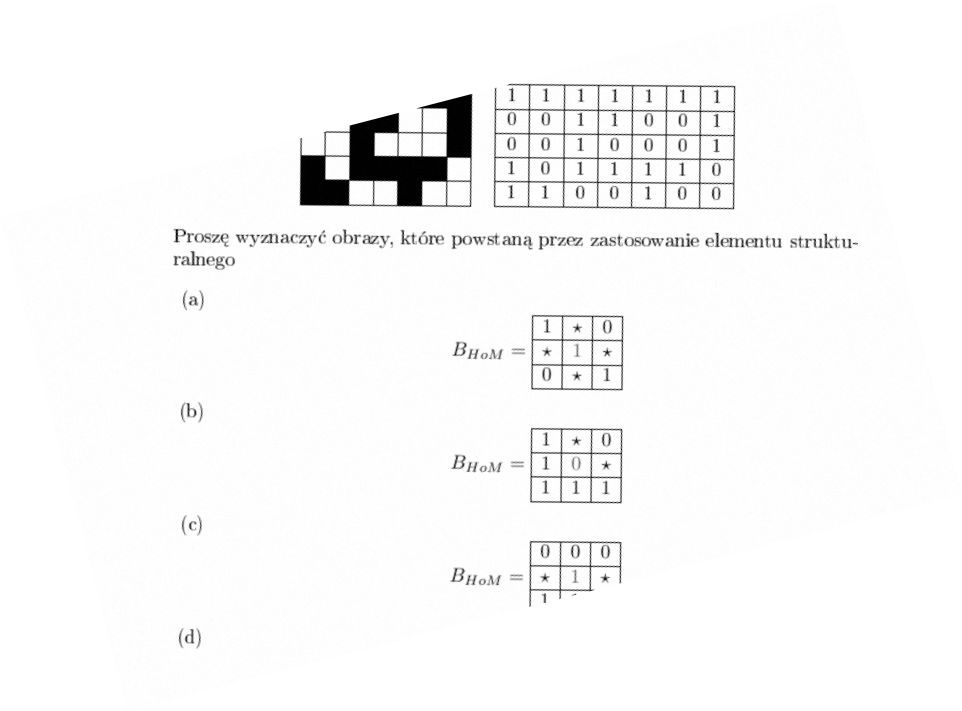
#> input picture lab06/22/rotated.png, 962 x 711 px, found by its file name
$ python 22.py
#> lines starting #> are read from the running program, lines starting #| are printed output that depends on the picture; after the words box and inside, x2 and y2 are one past the last pixel; in counts of white or black regions, pixels touching at a corner belong together
import numpy as np
import cv2

# image_path = 'lab06/initial data/SzukanieJedynek.png'
image_path = 'lab06/22/rotated.png'
img = cv2.imread(image_path, cv2.IMREAD_GRAYSCALE)
#> img is the input picture: shape (711, 962); min 0, max 255, mean 248

def otsu(img):
    H, _ = np.histogram(img.ravel(), bins=256, range=(-1, 256))
#> H = 256 values, max 314701 at index 255, min 11 at index 10, mean 2671.8

    total = img.size
#> total = 683982

    C = np.cumsum(H) / total
#> C = 256 values from 0.00176 to 1

    intensities = np.arange(256)
    mu = np.sum(intensities * H) / total
#> mu = 248

    mu_t = np.cumsum(intensities * H) / total
#> mu_t = 256 values from 0 to 248

    P0 = C
#> P0 = 256 values from 0.00176 to 1
    P1 = 1 - C
#> P1 = 256 values, max 0.998 at index 0, min 0 at index 255, mean 0.969

    m0 = np.zeros(256)
    m1 = np.zeros(256)

    nonzero_P0 = P0 > 0
    nonzero_P1 = P1 > 0

    m0[nonzero_P0] = mu_t[nonzero_P0] / P0[nonzero_P0]
    m1[nonzero_P1] = (mu - mu_t[nonzero_P1]) / P1[nonzero_P1]

    var_between = P0 * P1 * (m0 - m1) ** 2
#> var_between = 256 values, max 935.8 at index 160, min 0 at index 255, mean 801.7

    T_opt = int(np.argmax(var_between))
#> T_opt = 160

    return T_opt

prog_otsu = otsu(img)
#> prog_otsu = 160
print(prog_otsu)
#| 160

_, threshold_normal = cv2.threshold(img, prog_otsu, 255, cv2.THRESH_BINARY)
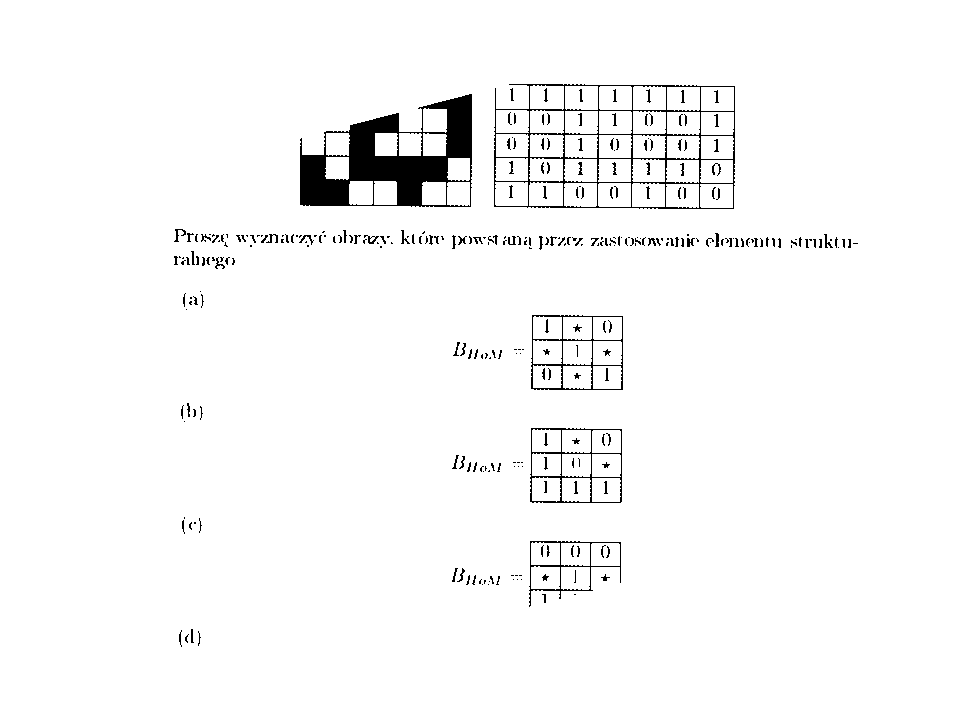
#> threshold_normal: shape (711, 962); 97.2% white; 315 black regions (184 under 20 px), largest, box (x1, y1, x2, y2) and area: (300, 94, 472, 207) 8639, (494, 84, 735, 209) 3110, (531, 315, 623, 390) 872
cv2.imwrite("lab06/22/22_threshold_normal.png", threshold_normal)
_, thresholded = cv2.threshold(img, prog_otsu, 255, cv2.THRESH_BINARY_INV)
# cv2.imwrite("lab06/22/22_threshold2.png", thresholded)

fixing_holes = cv2.getStructuringElement(cv2.MORPH_RECT, (3, 3))

closed = cv2.morphologyEx(thresholded, cv2.MORPH_CLOSE, fixing_holes)
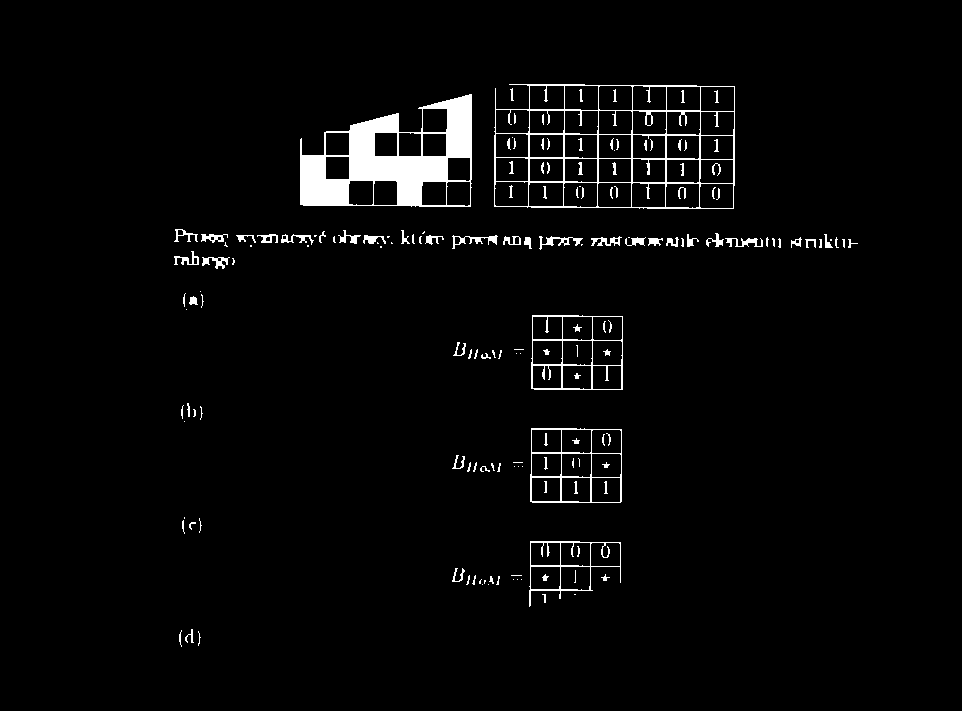
#> closed: shape (711, 962); 3% white; 166 white regions (68 under 20 px), largest, box (x1, y1, x2, y2) and area: (300, 94, 472, 207) 8745, (494, 84, 735, 209) 3795, (531, 315, 623, 390) 1056
# cv2.imwrite("lab06/22/22_closed.png", closed)

# jedynka = np.array([[-1, -1,  -1, -1, -1],
#                     [-1, -1,  0, 0, -1],
#                     [-1, 0,  1, 1, -1],
#                     [-1, 0,  1, 1, -1],
#                     [-1, 0,  1, 1, -1],
#                     [-1, 0,  1, 1, -1],
#                     [-1, 0,  1, 1, -1],
#                     [-1, 0,  1, 1, -1],
#                     [-1, 0,  1, 1, -1],
#                     [-1, 0,  1, 1, -1],
#                     [-1, 0,  1, 1, -1],
#                     [-1, 0,  1, 1, -1],
#                     [-1, 0,  1, 1, -1],
#                     [-1, 0,  1, 1, 1],
#                     [-1, 0,  0, 0, 0],
#                     [-1, -1,  -1, -1, -1]], dtype=np.int8)

jedynka2 = np.array([
                    [-1,   -1,   0,   0,    -1], # 0 czubek
                    [-1,    1,   1,   1,    -1], # 1
                    [-1,    0,   1,   1,    -1], # 2
                    [-1,    0,   1,   1,    -1], # 3
                    [-1,   -1,   1,   1,    -1], # 4
                    [-1,   -1,   1,   1,    -1], # 5
                    [-1,   -1,   1,   1,    -1], # 6
                    [-1,   -1,   1,   1,    -1], # 7
                    [-1,   -1,   1,   1,    -1], # 8
                    [-1,   -1,   1,   1,    -1], # 9
                    [-1,   -1,   1,   1,    -1], # 10
                    [-1,    0,   1,   1,     0], # 11
                    [-1,    0,   1,   1,     0], # 12 podstawa
                    [-1,   -1,  -1,  -1,    -1,]  # 13
                    ], dtype=np.int8)

# jedynka2 = np.flipud(np.fliplr(jedynka2))

idealna_jedynka = np.array([
                    [0, 0,  0], # 13
                    [1, 1,  1], # 12 podstawa
                    [0, 1,  0], # 11
                    [0, 1,  0], # 10
                    [0, 1,  0], # 9
                    [0, 1,  0], # 8
                    [0, 1,  0], # 7
                    [0, 1,  0], # 6
                    [0, 1,  0], # 5
                    [0, 1,  0], # 4
                    [0, 1,  0], # 3
                    [0, 1,  0], # 2
                    [0, 1,  1], # 1
                    [0, 1,  0]  # 0
                    ], dtype=np.uint8)

binary_01 = (closed/255).astype(np.uint8)

hitmiss = cv2.morphologyEx(binary_01, cv2.MORPH_HITMISS, jedynka2)
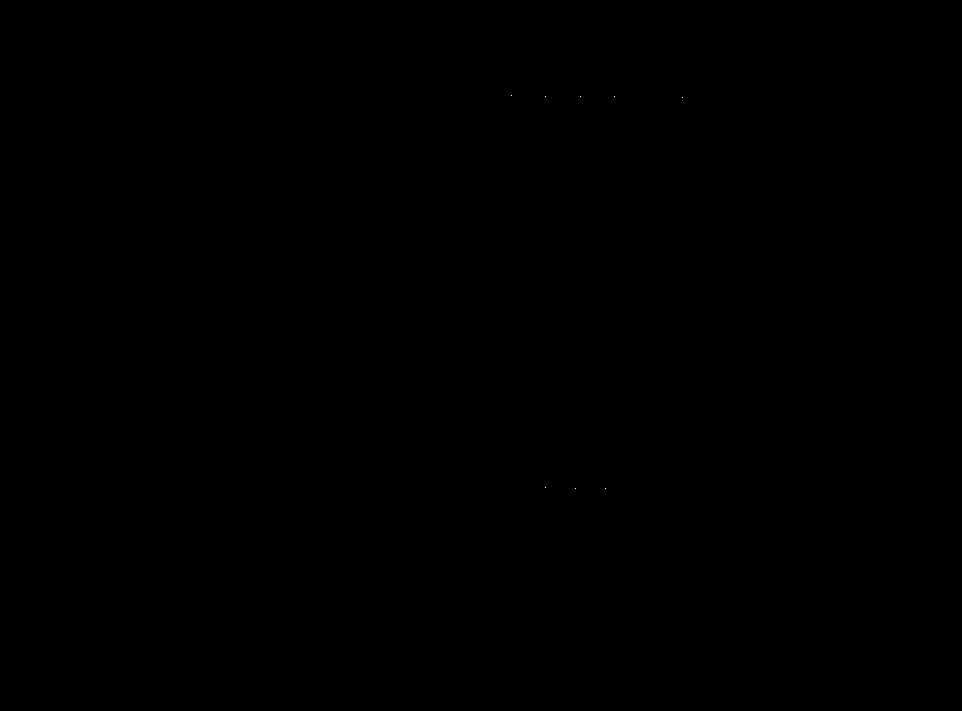
#> hitmiss: shape (711, 962); values 0 (black) and 1 (white), 0% white in thin lines or dots, all inside (x1, y1, x2, y2) = (511, 95, 683, 489)
cv2.imwrite("lab06/22/22_hitmiss.png", hitmiss*255)

dilated_image = cv2.dilate(hitmiss*255, idealna_jedynka, iterations=1)
#> dilated_image: shape (711, 962); 0.02% white in thin lines or dots, all inside (x1, y1, x2, y2) = (510, 89, 684, 495)
cv2.imwrite("lab06/22/22_dilated.png", dilated_image)

inverted = cv2.bitwise_not(dilated_image)
cv2.imwrite("lab06/22/22_inverted.png", inverted)

without_ones = np.where(inverted == 0, 255, threshold_normal).astype(np.uint8)
cv2.imwrite("lab06/22/22_without_ones.png", without_ones)

# cv2.imshow("xd", without_ones)
# cv2.waitKey(0)
# cv2.destroyAllWindows()

$ run again, with lab06/initial data/SzukanieJedynek.png copied over lab06/22/rotated.png
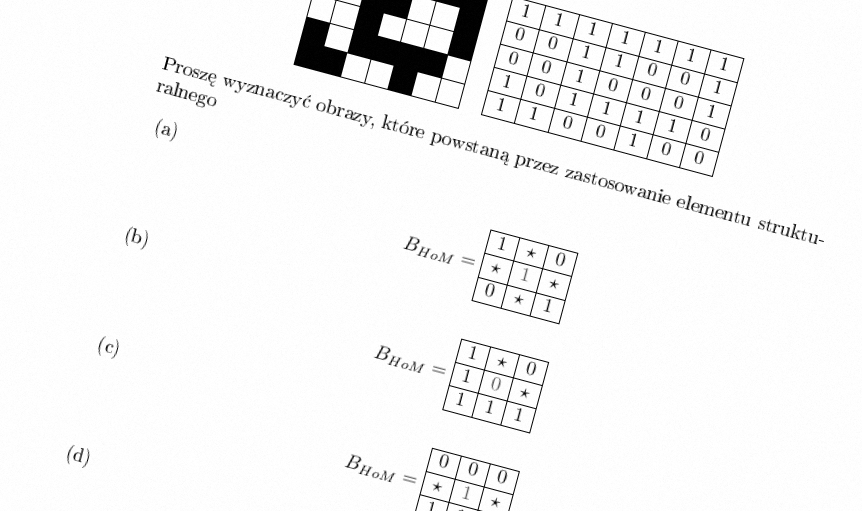
#> input picture lab06/initial data/SzukanieJedynek.png, 862 x 511 px, found by its file name
#> img is the input picture: shape (511, 862); min 0, max 255, mean 244.1
#> H = 256 values, max 136034 at index 255, min 43 at index 23, mean 1720.6
#> C = 256 values from 0.00567 to 1
#> mu = 244.1
#> mu_t = 256 values from 0 to 244.1
#> P0 = 256 values from 0.00567 to 1
#> P1 = 256 values, max 0.994 at index 0, min 0 at index 255, mean 0.954
#> var_between = 256 values, max 1644.5 at index 150, min 0 at index 255, mean 1444.2
#> T_opt = 150
#| 150
#> `_, threshold_normal = cv2.threshold(img, prog_otsu, 255, cv2.THRESH_BI..`:
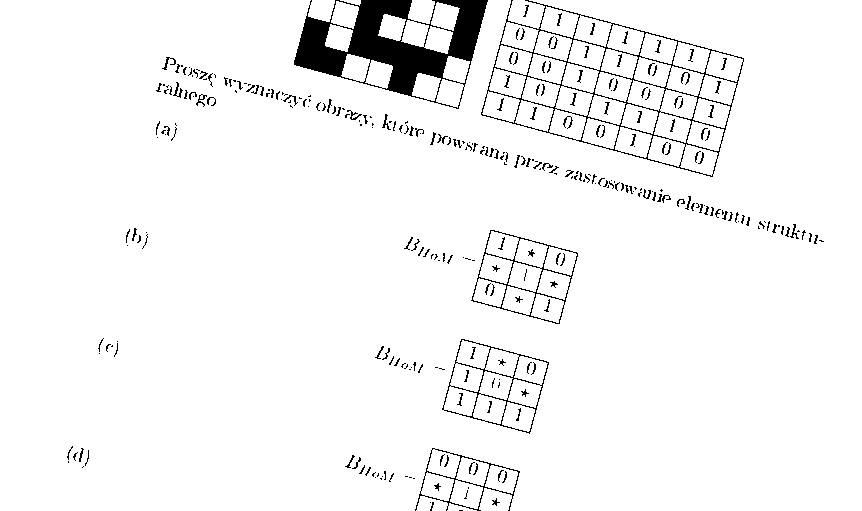
#> threshold_normal: shape (511, 862); 95.9% white; 316 black regions (197 under 20 px), largest, box (x1, y1, x2, y2) and area: (294, 0, 488, 109) 8403, (481, 0, 744, 177) 2781, (471, 230, 578, 324) 761
#> `closed = cv2.morphologyEx(thresholded, cv2.MORPH_CLOSE, fixing_holes)`:
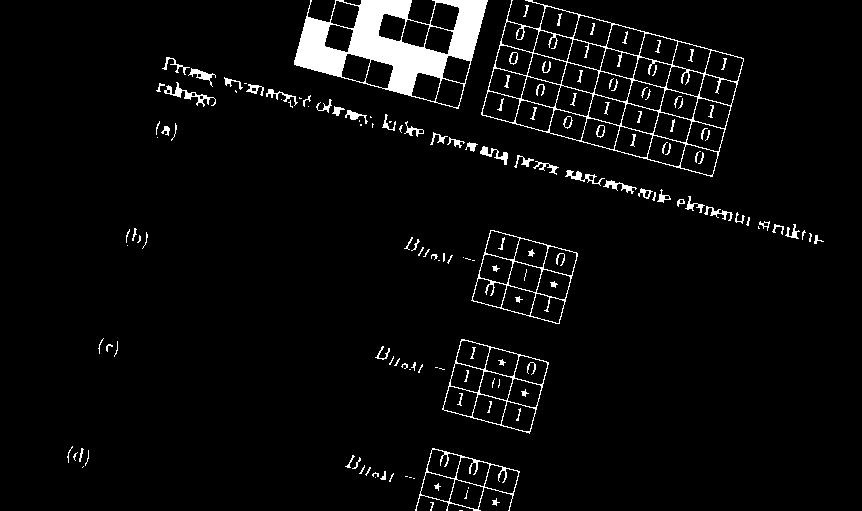
#> closed: shape (511, 862); 4.4% white; 159 white regions (60 under 20 px), largest, box (x1, y1, x2, y2) and area: (294, 0, 488, 109) 8434, (481, 0, 744, 177) 3165, (471, 230, 578, 324) 865
#> hitmiss: shape (511, 862); every value is 0
#> inverted: shape (511, 862); every value is 255

$ run again, with lab06/22/22_red_ones.png copied over lab06/22/rotated.png
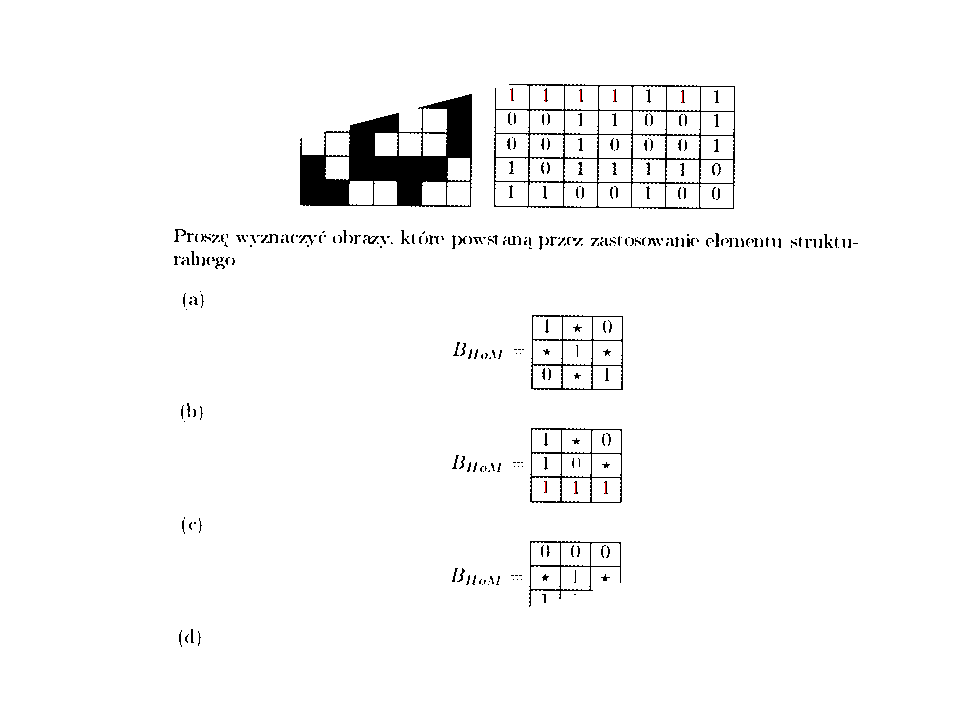
#> input picture lab06/22/22_red_ones.png, 962 x 711 px, found by its file name
#> H = 256 values, max 664896 at index 255, min 0 at index 1, mean 2671.8
#> C = 256 values from 0.0278 to 1
#> mu = 247.9
#> mu_t = 256 values from 0 to 247.9
#> P0 = 256 values from 0.0278 to 1
#> P1 = 256 values, max 0.972 at index 0, min 0 at index 255, mean 0.968
#> var_between = 256 values, max 1758.6 at index 76, min 0 at index 255, mean 1750.6
#> T_opt = 76
#| 76
#> threshold_normal: shape (711, 962); 97.2% white; 315 black regions (184 under 20 px), largest, box (x1, y1, x2, y2) and area: (300, 94, 472, 207) 8639, (494, 84, 735, 209) 3110, (531, 315, 623, 390) 872
#> `_, thresholded = cv2.threshold(img, prog_otsu, 255, cv2.THRESH_BINARY_..`:
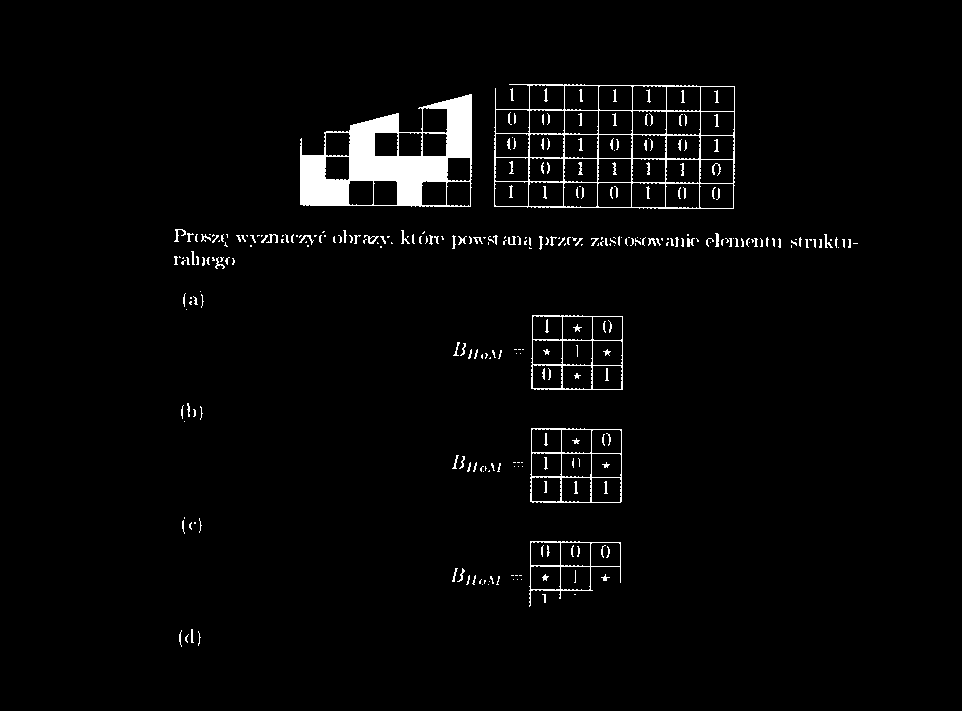
#> thresholded: shape (711, 962); 2.8% white; 315 white regions (184 under 20 px), largest, box (x1, y1, x2, y2) and area: (300, 94, 472, 207) 8639, (494, 84, 735, 209) 3110, (531, 315, 623, 390) 872
#> closed: shape (711, 962); 3% white; 166 white regions (68 under 20 px), largest, box (x1, y1, x2, y2) and area: (300, 94, 472, 207) 8745, (494, 84, 735, 209) 3795, (531, 315, 623, 390) 1056
#> hitmiss: shape (711, 962); values 0 (black) and 1 (white), 0% white in thin lines or dots, all inside (x1, y1, x2, y2) = (511, 95, 683, 489)
#> dilated_image: shape (711, 962); 0.02% white in thin lines or dots, all inside (x1, y1, x2, y2) = (510, 89, 684, 495)
